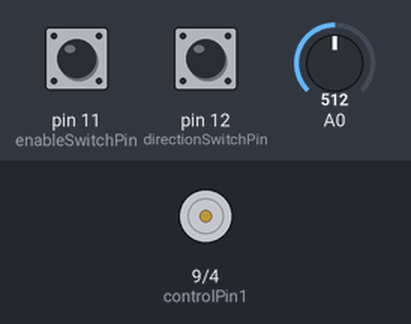
The sketch below on a simulated Arduino Uno, built with avr-gcc and run on an emulated ATmega328P. On the bench: motor-driver pin pairs drawn as motors (green arrow = first pin HIGH = forward, orange = second pin HIGH = backward, longer = more drive, scaled by the enable pin). Inputs (shaded band) come from the test bench; at power-on: pin 11 (enableSwitchPin) LOW, A0 = 512, pin 12 (directionSwitchPin) LOW.

Above: at 1.2 s.
1.3 s: pin 11 (enableSwitchPin) pulled HIGH for 0.15 s
At 2.5 s:
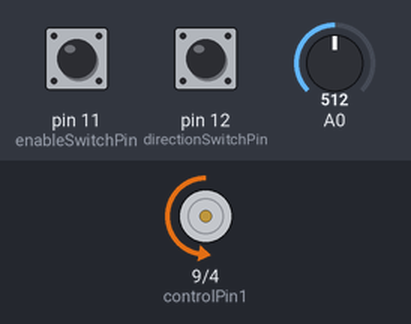
2.9 s: A0 set to 716
At 3.8 s:
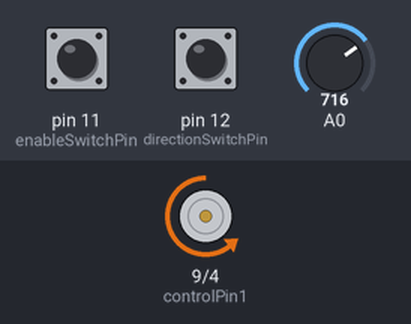
4.4 s: pin 12 (directionSwitchPin) pulled HIGH for 0.15 s
At 4.9 s:
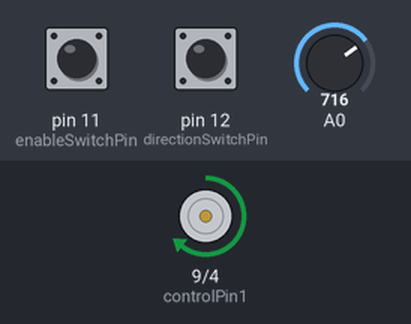
6.0 s: A0 set to 900
At 7.2 s:
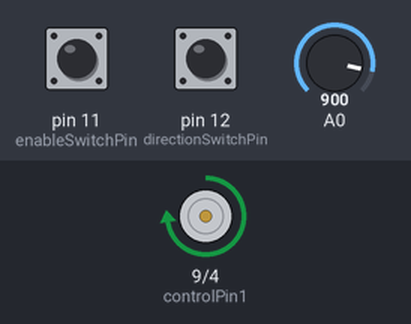
7.5 s: A0 set to 511
At 8.5 s:
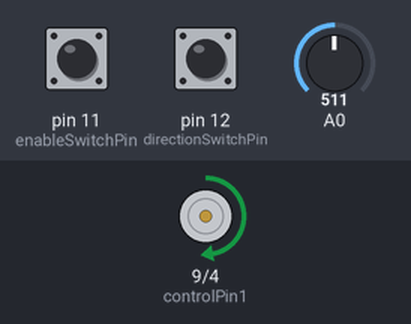
9.0 s: A0 set to 122
At 9.6 s:
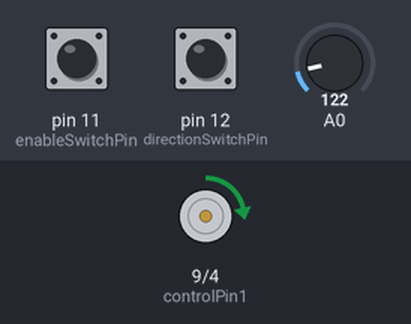
Timing chart, 0 to 11.5 s (numbered marks = the images above; inputs shaded):
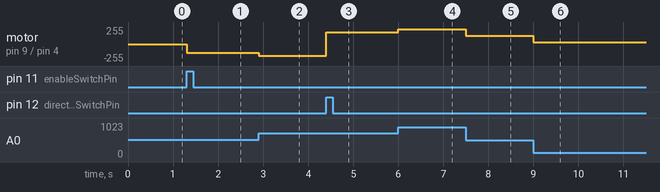

The sketch:

Task10.ino
```cpp
const int enablePin = 10;
const int controlPin1 = 9;
const int controlPin2 = 4;
const int directionSwitchPin = 12;
const int enableSwitchPin = 11;
boolean directionSwitch = LOW;
boolean enableSwitch = LOW;
boolean previousDirectionSwitch = LOW;
boolean previousEnableSwitch = LOW;
int motorEnabled = 0;
int motorDirection = 0;
int motorSpeed = 0;
int sensorVal = 0;

void setup(){
  pinMode(enablePin, OUTPUT);
  pinMode(controlPin1, OUTPUT);
  pinMode(controlPin2, OUTPUT);
  pinMode(directionSwitchPin, INPUT);
  pinMode(enableSwitchPin, INPUT);
  digitalWrite(enablePin, LOW);

  //Serial.begin(9600);
}

void loop(){
  sensorVal = analogRead(A0);
  motorSpeed = sensorVal/4; //motor speed
  directionSwitch = digitalRead(directionSwitchPin);
  delay(1);
  enableSwitch = digitalRead(enableSwitchPin);

  //set enablePin
  if (enableSwitch == HIGH && previousEnableSwitch == LOW)
  {
    motorEnabled = !motorEnabled;
    previousEnableSwitch = enableSwitch;
  }

  //set enablePin
  if (motorEnabled == 1)
  {
    analogWrite(enablePin, motorSpeed);
  }
  else
  {
    digitalWrite(enablePin, LOW);
  }

  //set motor direction
    if (directionSwitch == HIGH && previousDirectionSwitch == LOW)
    {
      motorDirection = !motorDirection;
      previousDirectionSwitch = directionSwitch;
    }

    if(motorDirection == 1)
    {
      digitalWrite(controlPin1, HIGH);
      digitalWrite(controlPin2, LOW);
    }
    else if(motorDirection == 0)
    {
      digitalWrite(controlPin1, LOW);
      digitalWrite(controlPin2, HIGH);
    }
    //delay(300);
  //Serial.print("\t motorspeed: ");
  //Serial.print(motorSpeed);
  //Serial.print("\t motorEnabled: ");
  //Serial.print(motorEnabled);
  //Serial.print("\t motorDirection: ");
  //Serial.print(motorDirection);
}
```

Measured:
- after the input at 1.3 s, motor on pin 9 (controlPin1) / pin 4 (controlPin2): stopped → backward 128/255 at once
- after the input at 2.9 s, motor on pin 9 (controlPin1) / pin 4 (controlPin2): backward 128/255 → backward 179/255 at once
- after the input at 4.4 s, motor on pin 9 (controlPin1) / pin 4 (controlPin2): backward 179/255 → forward 179/255 at once
- after the input at 6.0 s, motor on pin 9 (controlPin1) / pin 4 (controlPin2): forward 179/255 → forward 225/255 at once
- after the input at 7.5 s, motor on pin 9 (controlPin1) / pin 4 (controlPin2): forward 225/255 → forward 127/255 at once
- after the input at 9.0 s, motor on pin 9 (controlPin1) / pin 4 (controlPin2): forward 127/255 → forward 30/255 at once
